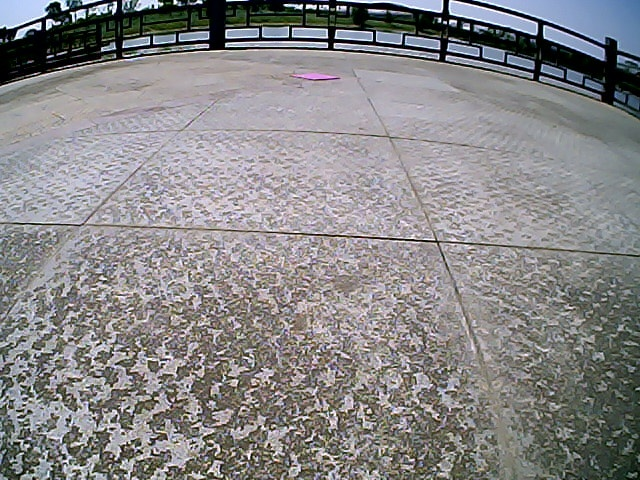
#> input picture color_recognition/359.jpg, 640 x 480 px; its folder holds only this picture in this run
$ python read_second_color.py   (Python 2 division)   (older library calls are emulated)
#> lines starting #> are read from the running program, lines starting #| are printed output that depends on the picture; after the words box and inside, x2 and y2 are one past the last pixel; in counts of white or black regions, pixels touching at a corner belong together
### color_recognition/color_detect.py
import numpy as np
import cv2
import matplotlib.pyplot as plt


def color_track(im_hsv, boundaries):
        # im_hsv is the image which has been transformed into hsv format
        # find the specified color object
    for (lower, upper) in boundaries:
        lower = np.array(lower)
        upper = np.array(upper)
        mask = cv2.inRange(im_hsv, lower, upper)
        im_object = cv2.bitwise_and(im_hsv, im_hsv, mask=mask)
    # find coutours
    im_gray = cv2.cvtColor(im_object, cv2.COLOR_BGR2GRAY)
    _, binary = cv2.threshold(im_gray, 127, 255, cv2.THRESH_BINARY)
    _, contours, _ = cv2.findContours(
        binary, cv2.RETR_EXTERNAL, cv2.CHAIN_APPROX_SIMPLE)

    return (mask, im_object, contours)


# [17 lines left out: function multi_color_track, not called in this run]

def find_max_area(contours):
    area_list = np.zeros(len(contours))
    i = 0

    for cnt in contours:
        area_list[i] = cv2.contourArea(cnt)
        i = i + 1

    max_ind = np.argmax(area_list)
    max_area = area_list[max_ind]

    # computer the center
    M = cv2.moments(contours[max_ind])
    if M['m00'] != 0:
        cx = int(M['m10'] / M['m00'])
        cy = int(M['m01'] / M['m00'])
    else:
        cx = 0
        cy = 0
    max_location = (cx, cy)
    return (max_location, max_ind, max_area, contours[max_ind])


def color_location(im_hsv, contours):

    max_cx = np.shape(im_hsv)[1]
    max_cy = np.shape(im_hsv)[0]

    max_location, max_ind,max_area, _ =find_max_area(contours)
    cx=max_location[0]
    cy=max_location[1]
    cx_ratio = float(cx)/max_cx
    cy_ratio = float(cy)/max_cy
    while ( (cx_ratio < 0.1) or (cx_ratio > 0.9) or (cy_ratio < 0.1) ) and max_area >50:
        contours = np.delete(contours,max_ind)
        max_location, max_ind, max_area, _ = find_max_area(contours)
        cx = max_location[0]
        cy = max_location[1]
        cx_ratio = float(cx) / max_cx
        cy_ratio = float(cy) / max_cy
    return(max_location,  max_area, contours[max_ind])


# [51 lines left out: functions get_color, stop_check, not called in this run]

### color_recognition/read_second_color.py
import numpy as np
import cv2
import glob
import os
import color_detect as ct
# Change the current working directory to path containing pics
os.chdir(r"D:/TDPS/data/sunny_color_square3_blue")
# get names of pic files
name = glob.glob("*.jpg")
# get paths of pic files
for pic_name in name:
    srcPath = pic_name
    path = os.path.abspath(srcPath)
    print srcPath
    # print path
    # get image of pics
    im = cv2.imread(path)
#> im is the input picture: shape (480, 640, 3); mean B, G, R 135.4, 134.3, 135.6
    im_hsv = im_hsv = cv2.cvtColor(im, cv2.COLOR_BGR2HSV)
#> im_hsv: shape (480, 640, 3); mean H, S, V 85.5, 37.3, 141.8
    boundaries_red = [([125, 60, 46], [153, 255, 255])]
    boundaries_blue = [([100, 80, 46], [124, 255, 255])]
    boundaries_green = [([20, 60, 46], [70, 255, 255])]
    mask, im_object, contours = ct.color_track(
        im_hsv, boundaries_blue)
#> the loop in color_track, `for (lower, upper) in boundaries:` made 1 pass
#> pass 1, in color_track, `mask = cv2.inRange(im_hsv, lower, upper)`:
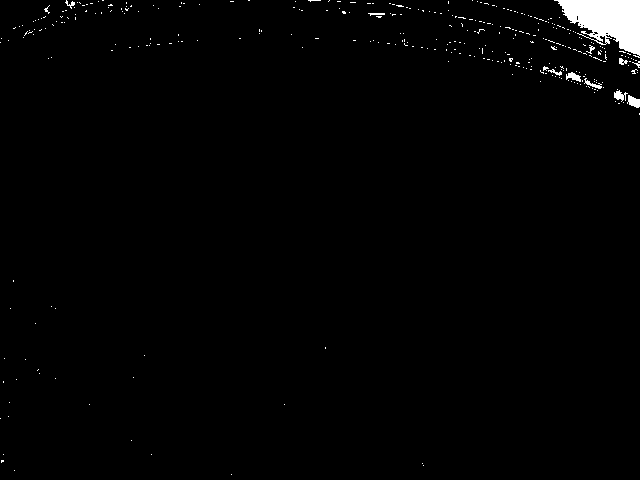
#> mask: shape (480, 640); 1.4% white; 346 white regions (335 under 20 px), largest, box (x1, y1, x2, y2) and area: (554, 0, 640, 58) 2923, (627, 95, 640, 108) 109, (566, 72, 581, 82) 86
#> in color_track, `_, binary = cv2.threshold(im_gray, 127, 255, cv2.THRESH_BINARY)`:
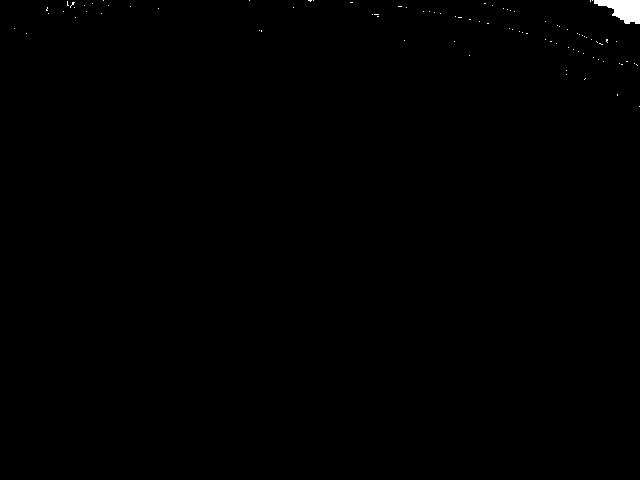
#> binary: shape (480, 640); 0.27% white; 89 white regions (88 under 20 px)
#> in color_track, `_, contours, _ = cv2.findContours( binary, cv2.RETR_EXTERNAL, cv2.CHAI..`: contours = 89 contours, 88 with area under 20; largest, box (x1, y1, x2, y2) and area: (594, 0, 640, 24) 621
    location, area, contours_find = ct.color_location(im_hsv, contours)
#> in find_max_area, `area_list = np.zeros(len(contours))`: area_list = 89 values from 0 to 0
#> the loop in find_max_area, `for cnt in contours:` made 89 passes
#> cnt on passes 1 to 12: [[639, 106]], [[617, 94], [617, 95]], [[585, 78], [584, 79]], [[566, 74]], [[566, 70]], [[636, 64], [637, 65]], [[621, 64], [622, 64]], [[634, 63]], [[619, 63]], [[626, 61], [627, 61]], [[603, 61]], [[598, 59]]
#> after the loop in find_max_area, `for cnt in contours:`: area_list = 89 values, max 621 at index 82, min 0 at index 0, mean 7.04; i = 89
#> in find_max_area, `max_ind = np.argmax(area_list)`: max_ind = 82
#> in find_max_area, `max_area = area_list[max_ind]`: max_area = 621
#> in find_max_area, `M = cv2.moments(contours[max_ind])`: M = moments, m00 621, centre m10/m00, m01/m00 = (623.4, 9.05)
#> in find_max_area, `cx = int(M['m10'] / M['m00'])`: cx = 623
#> in find_max_area, `cy = int(M['m01'] / M['m00'])`: cy = 9
#> in find_max_area, `max_location = (cx, cy)`: max_location = (623, 9)
#> in color_location, `max_location, max_ind,max_area, _ =find_max_area(contours)`: max_ind = 82; max_area = 621
#> in color_location, `cx=max_location[0]`: cx = 623
#> in color_location, `cy=max_location[1]`: cy = 9
#> in color_location, `cx_ratio = float(cx)/max_cx`: cx_ratio = 0.973
#> in color_location, `cy_ratio = float(cy)/max_cy`: cy_ratio = 0.0187
#> the loop in color_location, `while ( (cx_ratio < 0.1) or (cx_ratio > 0.9) or (cy_ratio < 0.1) ) and..` made 1 pass
#> (the run stopped early here; a loop or call above may not have finished)
